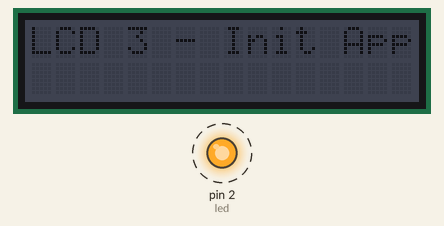
The sketch below on a simulated Arduino Uno, built with avr-gcc and run on an emulated ATmega328P. Parts: 16×2 character LCD, output pins drawn as LEDs (lit = HIGH). Dashed ring = blinking.

Above: at 1.1 s.
At 9.1 s:
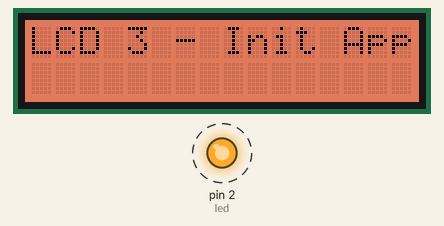
At 18.7 s:
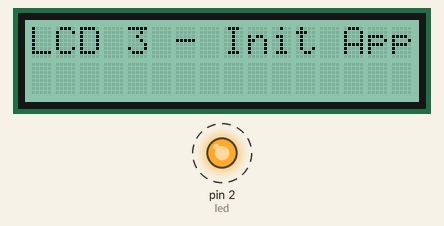
At 37.9 s:
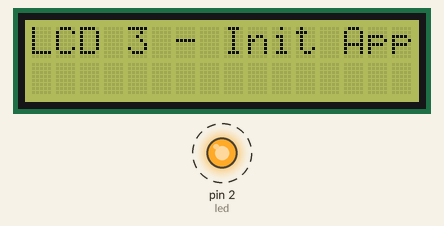
Timing chart, 0 to 40.0 s (numbered marks = the images above):
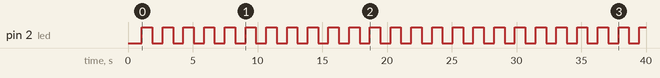

The sketch:

LCDPrj3.ino
```cpp
//Libraries
#include <Wire.h>
#include <rgb_lcd.h>

//Alias for LCD Device
rgb_lcd lcd;
//Led port
int led = 2;

//Global variables
byte r = 0;
byte g = 0;
byte b = 0;

//Setup rotine
void setup() {
  //Init LCS
  lcd.begin(16, 2);
  //No lcd cursor blink
  lcd.noBlink();
  //Set color
  lcd.setRGB(0,128,64);
  //First message
  lcd.print("LCD 3 - Init App");
  //Led port to output mode
  pinMode(led, OUTPUT);
  //Wait for one second
  delay(1000);
}

//Loop rotine
void loop() {
  //Led state
  int ledState = LOW;

  //Set values
  r += 3 + g;
  g += r * 3 - b;
  b += g * 2 + g;

  //Set color
  lcd.setRGB(r,g,b);

  //Define led state
  if(((r+g+b) % 2) == 0){
    ledState = LOW;
  }else{
    ledState = HIGH;
  }

  //Define led state
  digitalWrite(led, ledState);

  //Delay 800 miliseconds
  delay(800);
}
```

Measured:
- by itself, pin 2 (led): alternates HIGH for 0.80 s and LOW for 0.80 s
- what the display in image 1 shows lasts 0.8 s, from 9.1 s to 9.9 s
